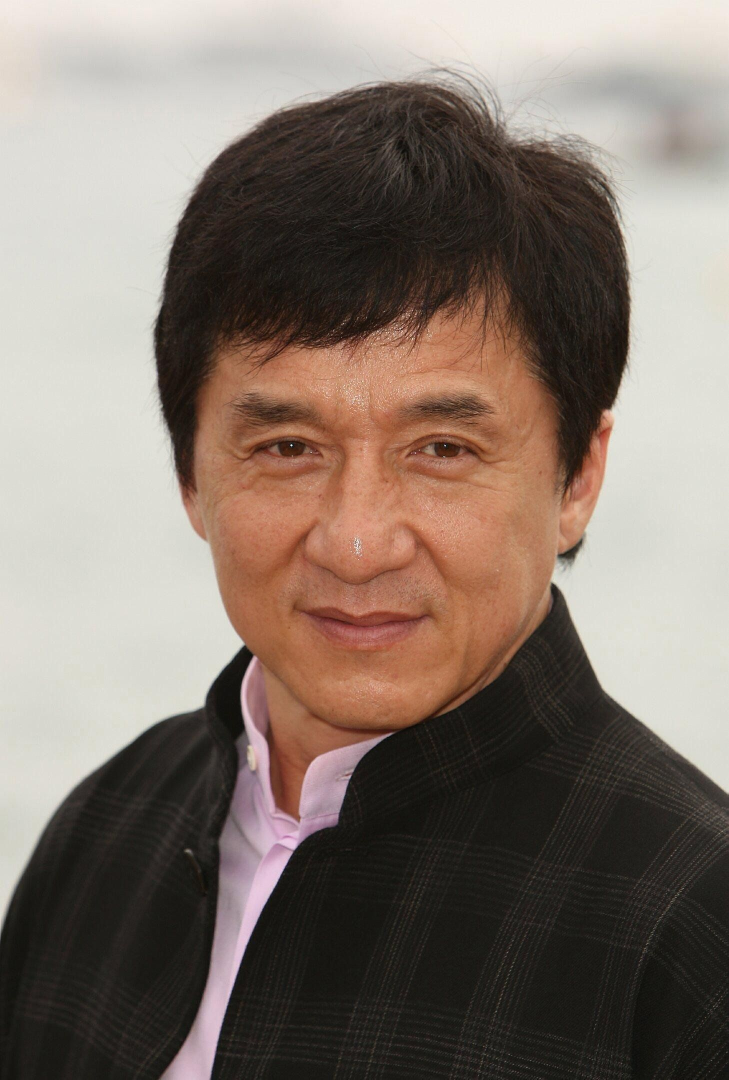
#> input picture uploads/chan.jpg, 1457 x 2159 px, found by its file name (shown at 1/2 size); its folder holds 3 pictures in this run
$ jupyter execute --allow-errors fuse_portraits.ipynb   (shell and % lines are left out)
#> lines starting #> are read from the running program, lines starting #| are printed output that depends on the picture
[cell 1]
import io, base64
import os
import glob
import PIL
import matplotlib.pyplot as plt

[cell 2]
raw_folder = '/home/bizon/CBIS-DDSM/other/fuse_face_flask/uploads'

plt.figure(figsize=(10,10))
plt.subplot(121).imshow(PIL.Image.open(os.path.join(raw_folder, os.listdir(raw_folder)[0])))
plt.subplot(122).imshow(PIL.Image.open(os.path.join(raw_folder, os.listdir(raw_folder)[1])))
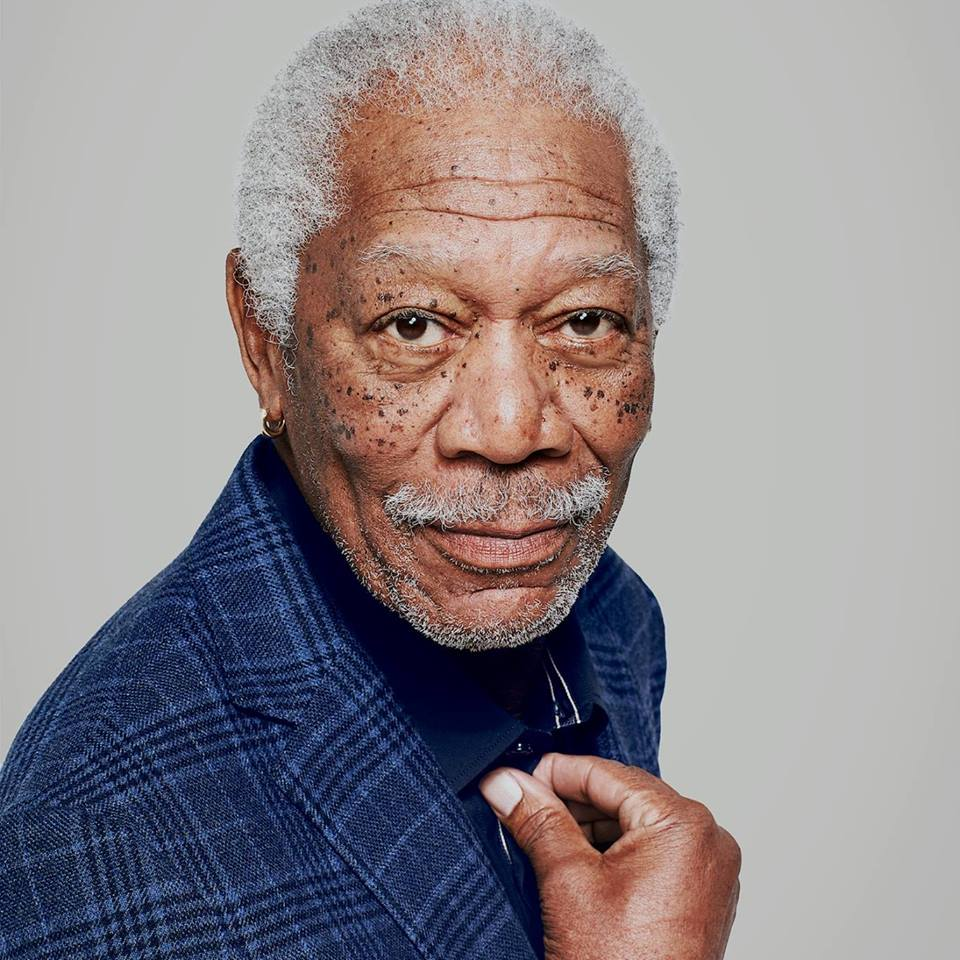
#> input picture uploads/frimen.jpg, 960 x 960 px, found by its file name
plt.suptitle('uploaded photos')

img = io.BytesIO()
plt.savefig(img, format='png')
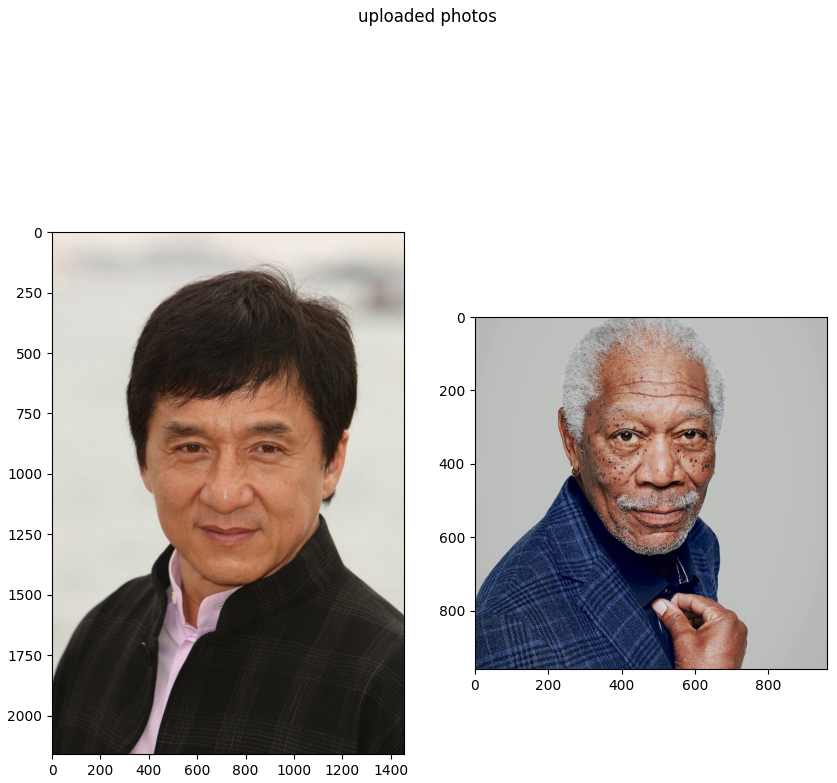
#> figure drawn by matplotlib, 2 panels

[cell 3]
# Images links

link1 = 'http://cdn2.estamosrodando.com/biografias/7/14/vin-diesel-751865.jpg'
link2 = 'https://i.pinimg.com/originals/b9/19/fa/b919fa4777f9fc2eea79a99b9bda1634.jpg'

[cell 4]
#!rm -r '/content/drive/My Drive/fuse_portraits'
os.chdir('/home/bizon/CBIS-DDSM/other/fuse_face_flask/stylegan-encoder')

#!mkdir raw_images
os.chdir('raw_images')

[cell 5]
root_dir = '/home/bizon/CBIS-DDSM/other/fuse_face_flask/stylegan-encoder/'

[cell 6]
#dowmload images for generate fuse portraits

#first clear existing images and latent representations

def clear_folders(root_dir):

    files_img, files_latents = glob.glob(root_dir + 'raw_images/*'), glob.glob(root_dir + 'latent_representations/*')
    print('removing raw')

    for f1 in files_img:
        os.remove(f1)

    print('removing latents')
    for f1 in files_latents:
        os.remove(f1)

if os.path.exists(root_dir + 'latent_representations'):
    print('clear old files')
    clear_folders(root_dir)


os.chdir(root_dir + 'raw_images')
os.system('wget ' + link1)
os.system('wget ' + link2)


print('images: ', '\n')

[cell 7]
#back to workdir
os.chdir(root_dir)

[cell 8]
import glob
import pickle
import PIL.Image
import numpy as np
import dnnlib
import dnnlib.tflib as tflib
import config
from encoder.generator_model import Generator

import matplotlib.pyplot as plt

[cell 9]
#preprocess raw images and save it to aligned_images

[cell 10]
#optimal iteration 500 - 800, 200 for example
#os.system('python encode_images.py aligned_images/ generated_images/ latent_representations/ --iterations 200')

[cell 11]
URL_FFHQ = 'https://drive.google.com/uc?id=1MEGjdvVpUsu1jB4zrXZN7Y4kBBOzizDQ'

tflib.init_tf()
#> (this line was passed over: dnnlib is not available in this run)
